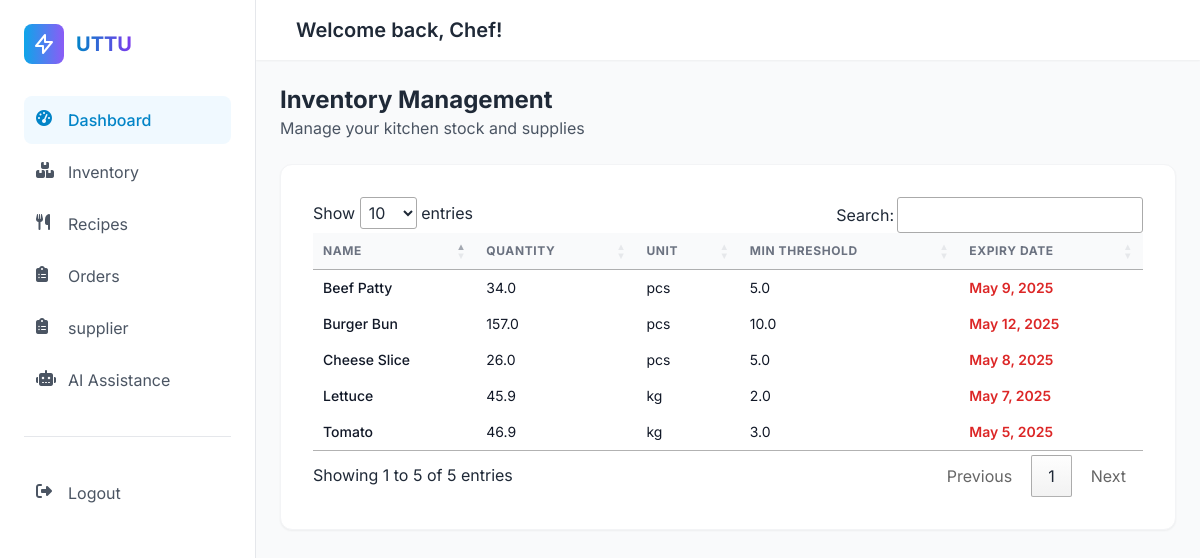
The app's page /inventory/, older data.
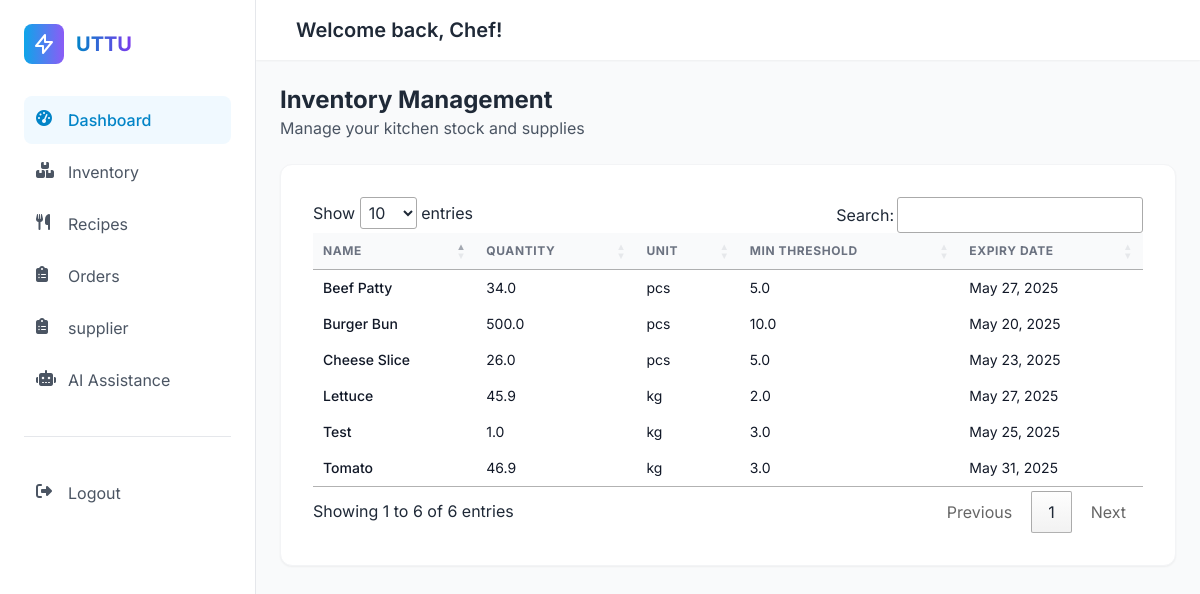
The same page, newer data.
### app/models.py (models this page shows, shortened)
class Inventory(models.Model):
    name = models.CharField(max_length=100)
    quantity = models.FloatField()
    unit = models.CharField(max_length=20, default='kg')
    min_threshold = models.FloatField()
    expiry_date = models.DateField(null=True, blank=True)

### app/views.py (the view)
# urls.py: path('inventory/', views.inventory, name='inventory'),
def inventory(request):
    inventory_items = Inventory.objects.all()
    context = {
        'inventory_items': inventory_items,
        'today': date.today()
    }
    return render(request, 'inventory.html', context)

### templates/Inventory.html (shortened to what this page needs)
{% extends "base.html" %}
{% block content %}
<section id="inventory-section" class="section p-6">
    <div class="flex flex-col md:flex-row justify-between items-start md:items-center mb-6 gap-4">
        <div>
            <h2 class="text-2xl font-bold text-gray-800">Inventory Management</h2>
            <p class="text-gray-600">Manage your kitchen stock and supplies</p>
        </div>
    </div>
    <div class="bg-white rounded-xl shadow-sm border border-gray-100 overflow-hidden">
        <div class="overflow-x-auto p-8">
            <table class="min-w-full divide-y divide-gray-200" id="myTable">
                <thead class="bg-gray-50">
                    <tr>
                        <th class="px-6 py-3 text-left text-xs font-medium text-gray-500 uppercase tracking-wider">Name</th>
                        <th class="px-6 py-3 text-left text-xs font-medium text-gray-500 uppercase tracking-wider">Quantity</th>
                        <th class="px-6 py-3 text-left text-xs font-medium text-gray-500 uppercase tracking-wider">Unit</th>
                        <th class="px-6 py-3 text-left text-xs font-medium text-gray-500 uppercase tracking-wider">Min Threshold</th>
                        <th class="px-6 py-3 text-left text-xs font-medium text-gray-500 uppercase tracking-wider">Expiry Date</th>
                    </tr>
                </thead>
                <tbody id="inventory-table" class="bg-white divide-y divide-gray-200">
                    {% for item in inventory_items %}
                        <tr>
                            <td class="px-6 py-4 whitespace-nowrap">
                                <div class="flex items-center">
                                    <div class="text-sm font-medium text-gray-900">
                                        {{ item.name }}
                                    </div>
                                </div>
                            </td>
                            <td class="px-6 py-4 whitespace-nowrap">
                                <div class="text-sm text-gray-900">
                                    {{ item.quantity }}
                                </div>
                            </td>
                            <td class="px-6 py-4 whitespace-nowrap">
                                <div class="text-sm text-gray-900">
                                    {{ item.unit }}
                                </div>
                            </td>
                            <td class="px-6 py-4 whitespace-nowrap">
                                <div class="text-sm text-gray-900">
                                    {{ item.min_threshold }}
                                </div>
                            </td>
                            <td class="px-6 py-4 whitespace-nowrap">
                                <div class="text-sm {% if item.expiry_date < today %}text-red-600 font-semibold{% else %}text-gray-900{% endif %}">
                                    {{ item.expiry_date }}
                                </div>
                            </td>
                        </tr>
                    {% endfor %}
                </tbody>
            </table>
        </div>
    </div>
</section>
{% endblock content %}

### templates/base.html (shortened to what this page needs)
<!DOCTYPE html>
{% load static %}
<html lang="en">
<head>
    <script src="https://cdn.tailwindcss.com"></script>
    <script src="https://cdn.tailwindcss.com?plugins=typography"></script>
<link rel="stylesheet" type="text/css" href="https://cdn.datatables.net/1.13.6/css/jquery.dataTables.min.css"/>
    <link rel="stylesheet" href="https://cdnjs.cloudflare.com/ajax/libs/font-awesome/6.4.0/css/all.min.css">
</head>
<body class="bg-gray-50 text-gray-800">
    <div class="min-h-screen flex flex-col md:flex-row">
        <aside class="bg-white border-r border-gray-200 w-full md:w-64 md:min-h-screen shadow-lg md:shadow-none z-20">
            <div class="p-6">
                <div class="flex items-center justify-between mb-8">
                    <div class="flex items-center space-x-3">
                        <div class="bg-gradient-to-r from-primary-500 to-secondary-500 p-2 rounded-lg">
                            <svg xmlns="http://www.w3.org/2000/svg" class="h-6 w-6 text-white" fill="none" viewBox="0 0 24 24" stroke="currentColor">
                                <path stroke-linecap="round" stroke-linejoin="round" stroke-width="2" d="M13 10V3L4 14h7v7l9-11h-7z" />
                            </svg>
                        </div>
                        <h2 class="text-xl font-bold bg-gradient-to-r from-primary-600 to-secondary-600 bg-clip-text text-transparent">UTTU</h2>
                    </div>
                </div>
                <nav id="sidebar-menu" class="hidden md:block">
                    <div class="space-y-1">
                        <a href="{% url 'dashboard' %}" class="nav-link active flex items-center p-3 rounded-lg text-primary-600 bg-primary-50 font-medium">
                            <i class="fas fa-tachometer-alt w-5 h-5 mr-3"></i>
                            Dashboard
                        </a>
                        <a href="{% url 'inventory' %}" class="nav-link flex items-center p-3 rounded-lg text-gray-600 hover:bg-gray-100 hover:text-primary-600 transition-all">
                            <i class="fas fa-boxes w-5 h-5 mr-3"></i>
                            Inventory
                        </a>
                        <a href="{% url 'recipes' %}" class="nav-link flex items-center p-3 rounded-lg text-gray-600 hover:bg-gray-100 hover:text-primary-600 transition-all">
                            <i class="fas fa-utensils w-5 h-5 mr-3"></i>
                            Recipes
                        </a>
                        <a href="{% url 'orders' %}" class="nav-link flex items-center p-3 rounded-lg text-gray-600 hover:bg-gray-100 hover:text-primary-600 transition-all">
                            <i class="fas fa-clipboard-list w-5 h-5 mr-3"></i>
                            Orders
                        </a>
                        <a href="{% url 'suppliers' %}" class="nav-link flex items-center p-3 rounded-lg text-gray-600 hover:bg-gray-100 hover:text-primary-600 transition-all">
                            <i class="fas fa-clipboard-list w-5 h-5 mr-3"></i>
                            supplier
                        </a>
                        <a href="{% url 'ai' %}" class="nav-link flex items-center p-3 rounded-lg text-gray-600 hover:bg-gray-100 hover:text-primary-600 transition-all">
                            <i class="fas fa-robot w-5 h-5 mr-3"></i>
                            AI Assistance
                        </a>
                    </div>
                    <div class="pt-8 mt-8 border-t border-gray-200">
                        <a href="{% url 'logout_view' %}" class="flex items-center p-3 rounded-lg text-gray-600 hover:bg-red-50 hover:text-red-600 transition-all">
                            <i class="fas fa-sign-out-alt w-5 h-5 mr-3"></i>
                            Logout
                        </a>
                    </div>
                </nav>
            </div>
        </aside>
        <main class="flex-1 overflow-x-hidden">
             <header class="bg-white shadow-sm sticky top-0 z-10">
                <div class="flex items-center justify-between px-6 py-4">
                    <div class="flex items-center space-x-4">
                        <h1 class="text-xl font-semibold text-gray-800 hidden md:block">Welcome back, Chef!</h1>
                    </div>
                </div>
            </header>
            {% block content %}{% endblock content %}
        </main>
    </div>
</body>
</html>

### templates/base.html (style rules this page uses)
body { font-family: 'Inter', sans-serif; }
.transition-all { transition: all 0.3s ease; }

Row changes from the older to the newer data that the page shows:
changed Inventory "Lettuce": expiry_date "May 7, 2025" → "May 27, 2025"
changed Inventory "Tomato": expiry_date "May 5, 2025" → "May 31, 2025"
changed Inventory "Burger Bun": quantity "157.0" → "500.0"; expiry_date "May 12, 2025" → "May 20, 2025"
changed Inventory "Beef Patty": expiry_date "May 9, 2025" → "May 27, 2025"
changed Inventory "Cheese Slice": expiry_date "May 8, 2025" → "May 23, 2025"
added Inventory: name "Test", quantity "1.0", unit "kg", min_threshold "3.0", expiry_date "May 25, 2025"
Text that changed along with them:
text written by a page script: "Show entries Search: Showing 1 to 5 of 5 entries Previous 1 Next" → "Show entries Search: Showing 1 to 6 of 6 entries Previous 1 Next"
